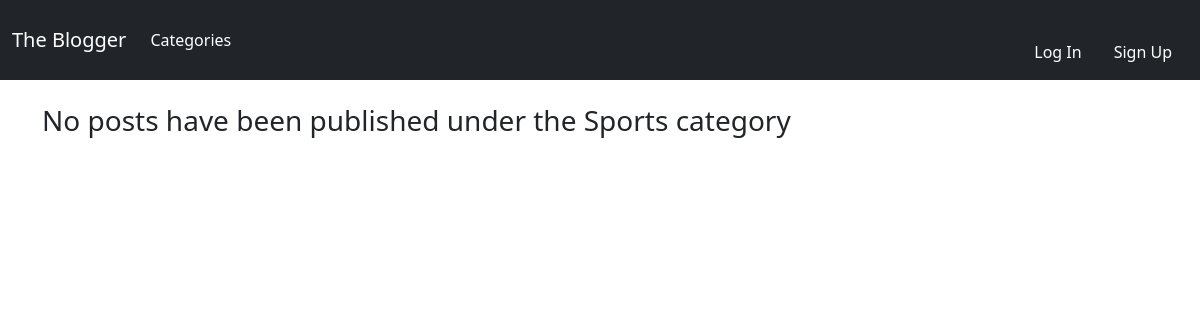
The app's page /category/sports/, older data.
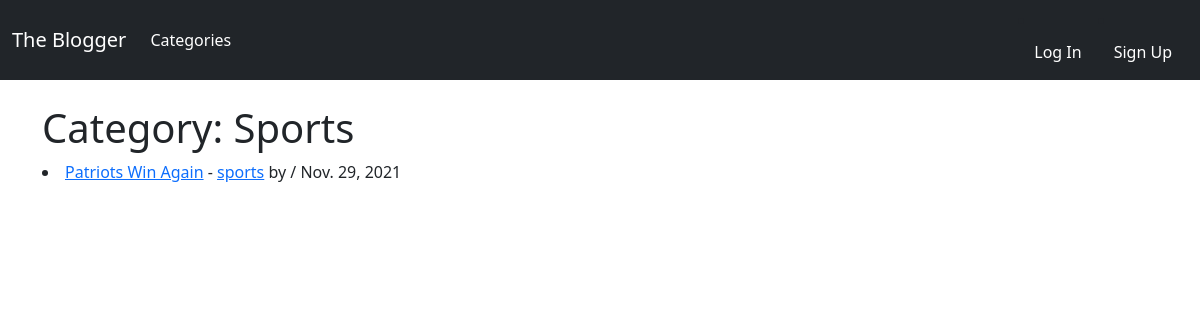
The same page, newer data.
### blogfeed/models.py (models this page shows, shortened)
class Post(models.Model):
    title = models.CharField(max_length=255)
    title_tag = models.CharField(max_length=255, default="the blogger")
    post_date = models.DateField(auto_now_add=True)
    author = models.ForeignKey(User, on_delete=models.CASCADE)
    body = RichTextField(blank=True, null=True)
    date_added = models.DateTimeField(auto_now_add=True)
    category = models.CharField(max_length=255, default='uncategorized')
    likes = models.ManyToManyField(User, related_name='blog_post')

### blogfeed/views.py (the view)
# urls.py: path('category/<str:category_name>/', CategoryView, name='category'),
def CategoryView(request, category_name):
    category_posts = Post.objects.filter(
        category=category_name.replace('-', ' '))
    return render(request, 'categories.html', {'category_name': category_name.replace('-', ' ').title(), 'category_posts': category_posts})

### blogfeed/templates/categories.html (shortened to what this page needs)
{% extends 'base.html' %}
{% block content %}
{% if category_posts %}
<h1>Category: {{ category_name }}</h1>
{% for post in category_posts %}
<li>
  <a href="{% url 'post_details' post.pk %}">{{ post.title }}</a>
  -
  <a href="{% url 'category' post.category %}">{{ post.category }}</a>
  by {{ post.author.first_name }} {{ post.author.last_name }} / {{ post.post_date }}
</li>
{% endfor%}
{% else %}
<h3> No posts have been published under the {{ category_name }} category </h3>
{% endif %}
{% endblock %}

Row changes from the older to the newer data that the page shows:
added Post: category "Sports", title "Patriots Win Again", category "sports", post_date "Nov. 29, 2021"
Text that changed along with them:
{{ category_name }}: "Sports" → (not shown)
text no longer shown: "No posts have been published under the category"
text now shown: "Category:"
